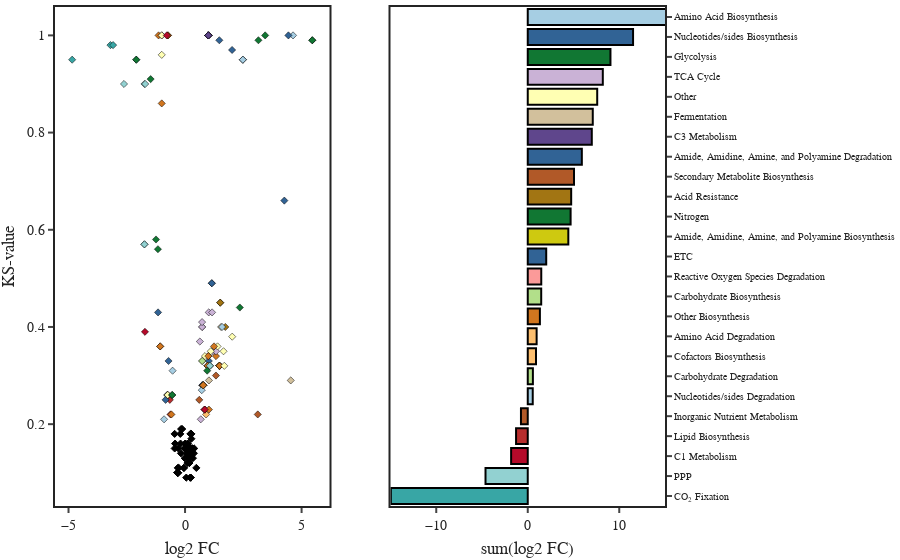
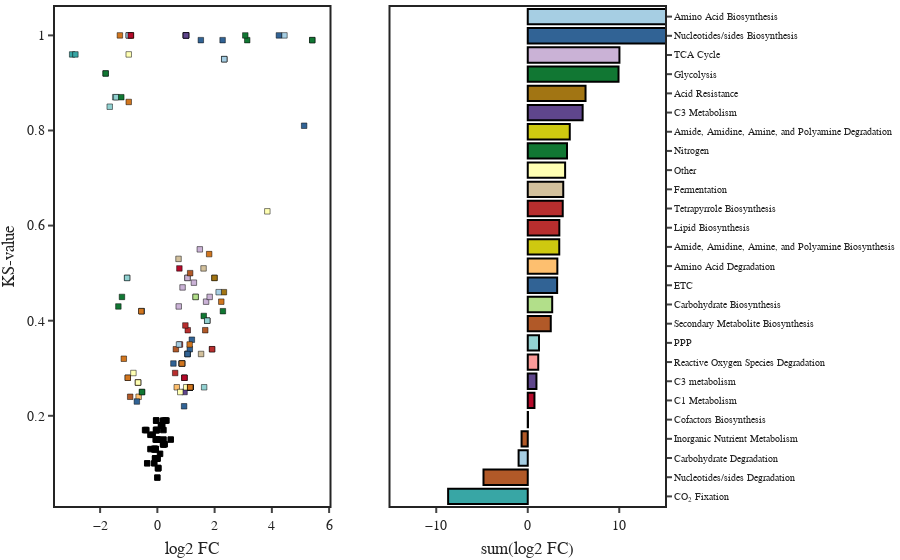
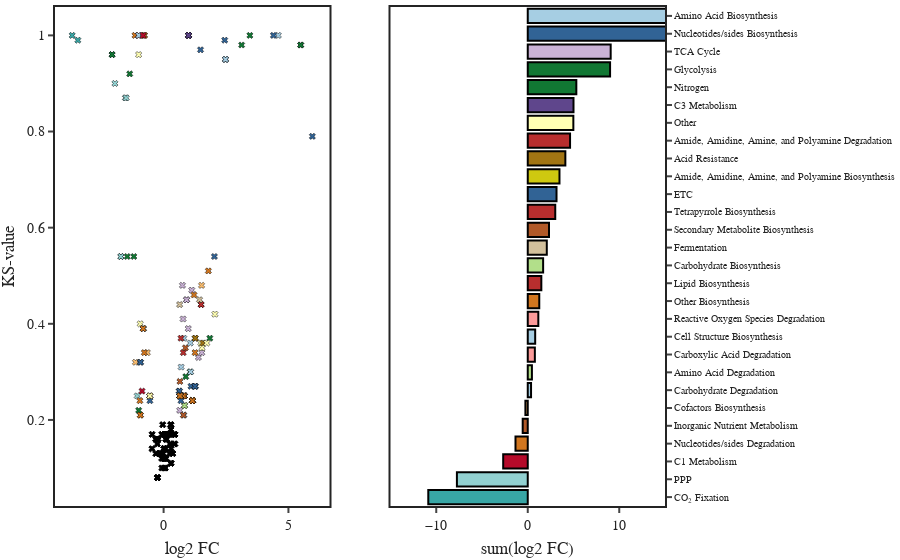

The notebook cell saved with these charts, in order:
### Code cell
# Volcano plots
# Set a color for each pathway
rxn_colors = rxn_colors.loc[significant_rxns]
colorway = style["layout"]["colorway"]
color_pathway = dict(
    zip(rxn_colors["Level_0"].unique(), colorway)
)

# Set the color to each reaction based on the pathway
for id in rxn_colors.index:
    pathway = rxn_colors.loc[id, "Level_0"]
    rxn_colors.loc[id, "color"] = color_pathway[pathway]

styling = {
    "Propane": {"color": "#B82E2E", "symbol": "diamond"},
    "Isopropanol": {"color": "#66AA00", "symbol": "square"},
    "Acetone": {"color": "#DD4477", "symbol": "x"}
}

sum_pathways = {}
fig_sampling = {}
for substrate in ["Propane", "Isopropanol", "Acetone"]:
    
    # Create a figure object
    fig_sampling[substrate] = make_subplots(rows=1, cols=2)
    # Create a dataframe to store log2 FC values by pathway
    sum_pathways[substrate] = pd.DataFrame()
    
    # Recover significant reactions
    log2F_significant = summary_tests[substrate].query("log2F>-6").query("abs(log2F)>@logf_cutoff").query("kstest>@cutoff")["log2F"]
    kstest_significant = summary_tests[substrate].query("log2F>-6").query("abs(log2F)>@logf_cutoff").query("kstest>@cutoff")["kstest"]
    
    for id in log2F_significant.index:
        if "EX_" not in id:
            if id not in false_positives:
                
                # Plot each reaction
                fig_sampling[substrate].add_trace(
                    go.Scatter(
                        x=[log2F_significant[id]],
                        y=[kstest_significant[id]],
                        mode="markers", name=substrate, showlegend=False,
                        marker={"color": rxn_colors.loc[id, "color"],
                                "symbol": styling[substrate]["symbol"],
                                "line": {"width": 0.5, "color": "rgb(0,0,0)"}},
                        text=[id]
                    ),
                    row=1, col=1
                )
                
                # Acumulator of log2 FC by pathway
                try:
                    sum_pathways[substrate].loc[rxn_colors.loc[id, "Level_1"], "sum"] += log2F_significant[id]
                except KeyError:
                    sum_pathways[substrate].loc[rxn_colors.loc[id, "Level_1"], "sum"] = log2F_significant[id]
    
    # Recover non-significant reactions
    log2F = summary_tests[substrate].query("log2F>-6").query("abs(log2F)<@logf_cutoff").query("kstest<@cutoff")["log2F"]
    kstest = summary_tests[substrate].query("log2F>-6").query("abs(log2F)<@logf_cutoff").query("kstest<@cutoff")["kstest"]
    
    # Plot non-significant reactions
    fig_sampling[substrate].add_trace(
        go.Scatter(
            x=log2F,
            y=kstest,
            mode="markers", name=substrate, showlegend=False,
            marker={"color": "rgb(0,0,0)", "symbol": styling[substrate]["symbol"]},
        ),
        row=1, col=1
    )

    # Bar plot of log2 FC by pathway
    sum_pathways[substrate].sort_values("sum", ascending=True, inplace=True)
    sum_pathways[substrate] = sum_pathways[substrate].join(pd.DataFrame(color_pathway, index=["color"]).transpose())
    for path in sum_pathways[substrate].index:
        fig_sampling[substrate].add_trace(
            go.Bar(
                x=[sum_pathways[substrate].loc[path, "sum"]], y=[path], orientation="h",
                marker={"color": sum_pathways[substrate].loc[path, "color"]}, showlegend=False
            ),
            row=1, col=2
        )
    
    # Figure styling
    fig_sampling[substrate].update_yaxes(
        title_text="KS-value",
        row=1, col=1
    )
    fig_sampling[substrate].update_xaxes(
        title_text="log2 FC",
        row=1, col=1
    )
    fig_sampling[substrate].update_yaxes(
        side="right",
        tickfont_size= 10,
        row=1, col=2
    )
    fig_sampling[substrate].update_xaxes(
        title_text="sum(log2 FC)",
        range= [-15, 15],
        row=1, col=2
    )
    fig_sampling[substrate].show()
